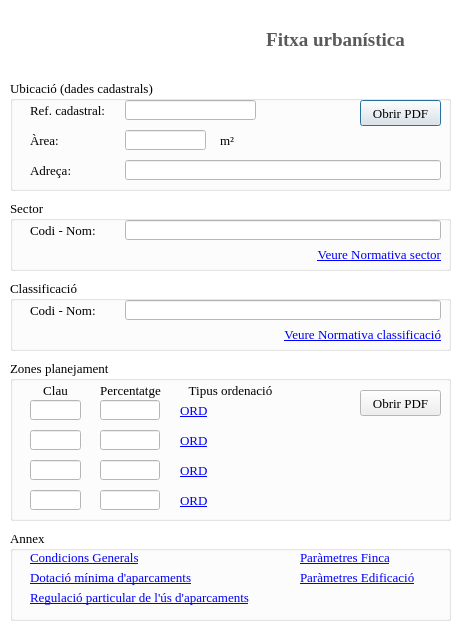
<?xml version="1.0" encoding="UTF-8"?>
<ui version="4.0">
 <class>dialogName</class>
 <widget class="QDialog" name="dialogName">
  <property name="windowModality">
   <enum>Qt::WindowModal</enum>
  </property>
  <property name="geometry">
   <rect>
    <x>0</x>
    <y>0</y>
    <width>464</width>
    <height>640</height>
   </rect>
  </property>
  <property name="sizePolicy">
   <sizepolicy hsizetype="Fixed" vsizetype="Fixed">
    <horstretch>0</horstretch>
    <verstretch>0</verstretch>
   </sizepolicy>
  </property>
  <property name="palette">
   <palette>
    <active>
     <colorrole role="Base">
      <brush brushstyle="SolidPattern">
       <color alpha="255">
        <red>255</red>
        <green>255</green>
        <blue>255</blue>
       </color>
      </brush>
     </colorrole>
     <colorrole role="Window">
      <brush brushstyle="SolidPattern">
       <color alpha="255">
        <red>255</red>
        <green>255</green>
        <blue>255</blue>
       </color>
      </brush>
     </colorrole>
    </active>
    <inactive>
     <colorrole role="Base">
      <brush brushstyle="SolidPattern">
       <color alpha="255">
        <red>255</red>
        <green>255</green>
        <blue>255</blue>
       </color>
      </brush>
     </colorrole>
     <colorrole role="Window">
      <brush brushstyle="SolidPattern">
       <color alpha="255">
        <red>255</red>
        <green>255</green>
        <blue>255</blue>
       </color>
      </brush>
     </colorrole>
    </inactive>
    <disabled>
     <colorrole role="Base">
      <brush brushstyle="SolidPattern">
       <color alpha="255">
        <red>255</red>
        <green>255</green>
        <blue>255</blue>
       </color>
      </brush>
     </colorrole>
     <colorrole role="Window">
      <brush brushstyle="SolidPattern">
       <color alpha="255">
        <red>255</red>
        <green>255</green>
        <blue>255</blue>
       </color>
      </brush>
     </colorrole>
    </disabled>
   </palette>
  </property>
  <property name="font">
   <font>
    <family>Georgia</family>
   </font>
  </property>
  <property name="windowTitle">
   <string>Sant Joan de Vilatorrada</string>
  </property>
  <property name="windowIcon">
   <iconset>
    <normaloff>../Imatges/Logos/ESC0701.png</normaloff>
    <normalon>../Imatges/Logos/ESC0701.png</normalon>
    <activeon>../Imatges/Logos/ESC0701.png</activeon>../Imatges/Logos/ESC0701.png</iconset>
  </property>
  <property name="windowOpacity">
   <double>10.000000000000000</double>
  </property>
  <property name="autoFillBackground">
   <bool>true</bool>
  </property>
  <property name="sizeGripEnabled">
   <bool>false</bool>
  </property>
  <property name="modal">
   <bool>true</bool>
  </property>
  <widget class="QLabel" name="lblTitle">
   <property name="geometry">
    <rect>
     <x>240</x>
     <y>15</y>
     <width>191</width>
     <height>50</height>
    </rect>
   </property>
   <property name="palette">
    <palette>
     <active>
      <colorrole role="WindowText">
       <brush brushstyle="SolidPattern">
        <color alpha="255">
         <red>90</red>
         <green>90</green>
         <blue>90</blue>
        </color>
       </brush>
      </colorrole>
      <colorrole role="Base">
       <brush brushstyle="SolidPattern">
        <color alpha="255">
         <red>255</red>
         <green>255</green>
         <blue>255</blue>
        </color>
       </brush>
      </colorrole>
      <colorrole role="Window">
       <brush brushstyle="SolidPattern">
        <color alpha="255">
         <red>255</red>
         <green>170</green>
         <blue>0</blue>
        </color>
       </brush>
      </colorrole>
      <colorrole role="AlternateBase">
       <brush brushstyle="SolidPattern">
        <color alpha="255">
         <red>85</red>
         <green>255</green>
         <blue>255</blue>
        </color>
       </brush>
      </colorrole>
      <colorrole role="NoRole">
       <brush brushstyle="SolidPattern">
        <color alpha="255">
         <red>255</red>
         <green>255</green>
         <blue>127</blue>
        </color>
       </brush>
      </colorrole>
     </active>
     <inactive>
      <colorrole role="WindowText">
       <brush brushstyle="SolidPattern">
        <color alpha="255">
         <red>90</red>
         <green>90</green>
         <blue>90</blue>
        </color>
       </brush>
      </colorrole>
      <colorrole role="Base">
       <brush brushstyle="SolidPattern">
        <color alpha="255">
         <red>255</red>
         <green>255</green>
         <blue>255</blue>
        </color>
       </brush>
      </colorrole>
      <colorrole role="Window">
       <brush brushstyle="SolidPattern">
        <color alpha="255">
         <red>255</red>
         <green>170</green>
         <blue>0</blue>
        </color>
       </brush>
      </colorrole>
      <colorrole role="AlternateBase">
       <brush brushstyle="SolidPattern">
        <color alpha="255">
         <red>85</red>
         <green>255</green>
         <blue>255</blue>
        </color>
       </brush>
      </colorrole>
      <colorrole role="NoRole">
       <brush brushstyle="SolidPattern">
        <color alpha="255">
         <red>255</red>
         <green>255</green>
         <blue>127</blue>
        </color>
       </brush>
      </colorrole>
     </inactive>
     <disabled>
      <colorrole role="WindowText">
       <brush brushstyle="SolidPattern">
        <color alpha="255">
         <red>120</red>
         <green>120</green>
         <blue>120</blue>
        </color>
       </brush>
      </colorrole>
      <colorrole role="Base">
       <brush brushstyle="SolidPattern">
        <color alpha="255">
         <red>255</red>
         <green>170</green>
         <blue>0</blue>
        </color>
       </brush>
      </colorrole>
      <colorrole role="Window">
       <brush brushstyle="SolidPattern">
        <color alpha="255">
         <red>255</red>
         <green>170</green>
         <blue>0</blue>
        </color>
       </brush>
      </colorrole>
      <colorrole role="AlternateBase">
       <brush brushstyle="SolidPattern">
        <color alpha="255">
         <red>85</red>
         <green>255</green>
         <blue>255</blue>
        </color>
       </brush>
      </colorrole>
      <colorrole role="NoRole">
       <brush brushstyle="SolidPattern">
        <color alpha="255">
         <red>255</red>
         <green>255</green>
         <blue>127</blue>
        </color>
       </brush>
      </colorrole>
     </disabled>
    </palette>
   </property>
   <property name="font">
    <font>
     <family>Georgia</family>
     <pointsize>14</pointsize>
     <weight>75</weight>
     <bold>true</bold>
    </font>
   </property>
   <property name="text">
    <string>Fitxa urbanística</string>
   </property>
   <property name="alignment">
    <set>Qt::AlignCenter</set>
   </property>
  </widget>
  <widget class="QGroupBox" name="gbUbicacio">
   <property name="geometry">
    <rect>
     <x>10</x>
     <y>80</y>
     <width>441</width>
     <height>111</height>
    </rect>
   </property>
   <property name="font">
    <font>
     <family>Georgia</family>
     <pointsize>10</pointsize>
    </font>
   </property>
   <property name="title">
    <string>Ubicació (dades cadastrals)</string>
   </property>
   <widget class="QPushButton" name="btnParcelaPdf">
    <property name="geometry">
     <rect>
      <x>350</x>
      <y>20</y>
      <width>81</width>
      <height>26</height>
     </rect>
    </property>
    <property name="text">
     <string>Obrir PDF</string>
    </property>
   </widget>
   <widget class="QLabel" name="label">
    <property name="geometry">
     <rect>
      <x>20</x>
      <y>20</y>
      <width>101</width>
      <height>21</height>
     </rect>
    </property>
    <property name="text">
     <string>Ref. cadastral:</string>
    </property>
   </widget>
   <widget class="QLabel" name="label_2">
    <property name="geometry">
     <rect>
      <x>20</x>
      <y>50</y>
      <width>101</width>
      <height>21</height>
     </rect>
    </property>
    <property name="text">
     <string>Àrea:</string>
    </property>
   </widget>
   <widget class="QLabel" name="label_3">
    <property name="geometry">
     <rect>
      <x>20</x>
      <y>80</y>
      <width>91</width>
      <height>21</height>
     </rect>
    </property>
    <property name="text">
     <string>Adreça:</string>
    </property>
   </widget>
   <widget class="QLineEdit" name="refcat">
    <property name="enabled">
     <bool>false</bool>
    </property>
    <property name="geometry">
     <rect>
      <x>115</x>
      <y>20</y>
      <width>131</width>
      <height>20</height>
     </rect>
    </property>
   </widget>
   <widget class="QLineEdit" name="area">
    <property name="enabled">
     <bool>false</bool>
    </property>
    <property name="geometry">
     <rect>
      <x>115</x>
      <y>50</y>
      <width>81</width>
      <height>20</height>
     </rect>
    </property>
   </widget>
   <widget class="QLabel" name="label_8">
    <property name="geometry">
     <rect>
      <x>210</x>
      <y>50</y>
      <width>31</width>
      <height>21</height>
     </rect>
    </property>
    <property name="text">
     <string>&lt;html&gt;&lt;head/&gt;&lt;body&gt;&lt;p&gt;m²&lt;/p&gt;&lt;/body&gt;&lt;/html&gt;</string>
    </property>
   </widget>
   <widget class="QLineEdit" name="txtAdreca">
    <property name="enabled">
     <bool>false</bool>
    </property>
    <property name="geometry">
     <rect>
      <x>115</x>
      <y>80</y>
      <width>316</width>
      <height>20</height>
     </rect>
    </property>
   </widget>
  </widget>
  <widget class="QGroupBox" name="gbZones">
   <property name="geometry">
    <rect>
     <x>10</x>
     <y>360</y>
     <width>441</width>
     <height>161</height>
    </rect>
   </property>
   <property name="font">
    <font>
     <family>Georgia</family>
     <pointsize>10</pointsize>
    </font>
   </property>
   <property name="title">
    <string>Zones planejament</string>
   </property>
   <widget class="QLabel" name="label_4">
    <property name="geometry">
     <rect>
      <x>20</x>
      <y>20</y>
      <width>51</width>
      <height>21</height>
     </rect>
    </property>
    <property name="text">
     <string>Clau</string>
    </property>
    <property name="alignment">
     <set>Qt::AlignCenter</set>
    </property>
   </widget>
   <widget class="QLabel" name="label_6">
    <property name="geometry">
     <rect>
      <x>160</x>
      <y>20</y>
      <width>121</width>
      <height>21</height>
     </rect>
    </property>
    <property name="text">
     <string>Tipus ordenació</string>
    </property>
    <property name="alignment">
     <set>Qt::AlignCenter</set>
    </property>
   </widget>
   <widget class="QLabel" name="label_7">
    <property name="geometry">
     <rect>
      <x>80</x>
      <y>20</y>
      <width>81</width>
      <height>21</height>
     </rect>
    </property>
    <property name="text">
     <string>Percentatge</string>
    </property>
    <property name="alignment">
     <set>Qt::AlignCenter</set>
    </property>
   </widget>
   <widget class="QLineEdit" name="txtClau_1">
    <property name="enabled">
     <bool>false</bool>
    </property>
    <property name="geometry">
     <rect>
      <x>20</x>
      <y>40</y>
      <width>51</width>
      <height>20</height>
     </rect>
    </property>
   </widget>
   <widget class="QLineEdit" name="txtPer_1">
    <property name="enabled">
     <bool>false</bool>
    </property>
    <property name="geometry">
     <rect>
      <x>90</x>
      <y>40</y>
      <width>60</width>
      <height>20</height>
     </rect>
    </property>
   </widget>
   <widget class="QPushButton" name="btnClauPdf_1">
    <property name="geometry">
     <rect>
      <x>350</x>
      <y>30</y>
      <width>81</width>
      <height>26</height>
     </rect>
    </property>
    <property name="text">
     <string>Obrir PDF</string>
    </property>
   </widget>
   <widget class="QLineEdit" name="txtClau_2">
    <property name="enabled">
     <bool>false</bool>
    </property>
    <property name="geometry">
     <rect>
      <x>20</x>
      <y>70</y>
      <width>51</width>
      <height>20</height>
     </rect>
    </property>
   </widget>
   <widget class="QLineEdit" name="txtClau_3">
    <property name="enabled">
     <bool>false</bool>
    </property>
    <property name="geometry">
     <rect>
      <x>20</x>
      <y>100</y>
      <width>51</width>
      <height>20</height>
     </rect>
    </property>
   </widget>
   <widget class="QLabel" name="lblOrd_1">
    <property name="geometry">
     <rect>
      <x>170</x>
      <y>40</y>
      <width>141</width>
      <height>21</height>
     </rect>
    </property>
    <property name="font">
     <font>
      <pointsize>10</pointsize>
      <underline>false</underline>
     </font>
    </property>
    <property name="cursor">
     <cursorShape>PointingHandCursor</cursorShape>
    </property>
    <property name="mouseTracking">
     <bool>true</bool>
    </property>
    <property name="focusPolicy">
     <enum>Qt::ClickFocus</enum>
    </property>
    <property name="text">
     <string>&lt;a href='condicions_generals.htm'&gt;ORD&lt;/a&gt;</string>
    </property>
   </widget>
   <widget class="QLineEdit" name="txtPer_2">
    <property name="enabled">
     <bool>false</bool>
    </property>
    <property name="geometry">
     <rect>
      <x>90</x>
      <y>70</y>
      <width>60</width>
      <height>20</height>
     </rect>
    </property>
   </widget>
   <widget class="QLineEdit" name="txtPer_3">
    <property name="enabled">
     <bool>false</bool>
    </property>
    <property name="geometry">
     <rect>
      <x>90</x>
      <y>100</y>
      <width>60</width>
      <height>20</height>
     </rect>
    </property>
   </widget>
   <widget class="QLabel" name="lblOrd_2">
    <property name="geometry">
     <rect>
      <x>170</x>
      <y>70</y>
      <width>161</width>
      <height>21</height>
     </rect>
    </property>
    <property name="font">
     <font>
      <pointsize>10</pointsize>
      <underline>false</underline>
     </font>
    </property>
    <property name="cursor">
     <cursorShape>PointingHandCursor</cursorShape>
    </property>
    <property name="mouseTracking">
     <bool>true</bool>
    </property>
    <property name="focusPolicy">
     <enum>Qt::ClickFocus</enum>
    </property>
    <property name="text">
     <string>&lt;a href='condicions_generals.htm'&gt;ORD&lt;/a&gt;</string>
    </property>
   </widget>
   <widget class="QLabel" name="lblOrd_3">
    <property name="geometry">
     <rect>
      <x>170</x>
      <y>100</y>
      <width>161</width>
      <height>21</height>
     </rect>
    </property>
    <property name="font">
     <font>
      <pointsize>10</pointsize>
      <underline>false</underline>
     </font>
    </property>
    <property name="cursor">
     <cursorShape>PointingHandCursor</cursorShape>
    </property>
    <property name="mouseTracking">
     <bool>true</bool>
    </property>
    <property name="focusPolicy">
     <enum>Qt::ClickFocus</enum>
    </property>
    <property name="text">
     <string>&lt;a href='condicions_generals.htm'&gt;ORD&lt;/a&gt;</string>
    </property>
   </widget>
   <widget class="QLineEdit" name="txtClau_4">
    <property name="enabled">
     <bool>false</bool>
    </property>
    <property name="geometry">
     <rect>
      <x>20</x>
      <y>130</y>
      <width>51</width>
      <height>20</height>
     </rect>
    </property>
   </widget>
   <widget class="QLineEdit" name="txtPer_4">
    <property name="enabled">
     <bool>false</bool>
    </property>
    <property name="geometry">
     <rect>
      <x>90</x>
      <y>130</y>
      <width>60</width>
      <height>20</height>
     </rect>
    </property>
   </widget>
   <widget class="QLabel" name="lblOrd_4">
    <property name="geometry">
     <rect>
      <x>170</x>
      <y>130</y>
      <width>161</width>
      <height>21</height>
     </rect>
    </property>
    <property name="font">
     <font>
      <pointsize>10</pointsize>
      <underline>false</underline>
     </font>
    </property>
    <property name="cursor">
     <cursorShape>PointingHandCursor</cursorShape>
    </property>
    <property name="mouseTracking">
     <bool>true</bool>
    </property>
    <property name="focusPolicy">
     <enum>Qt::ClickFocus</enum>
    </property>
    <property name="text">
     <string>&lt;a href='condicions_generals.htm'&gt;ORD&lt;/a&gt;</string>
    </property>
   </widget>
  </widget>
  <widget class="QGroupBox" name="gbAnnex">
   <property name="geometry">
    <rect>
     <x>10</x>
     <y>530</y>
     <width>441</width>
     <height>91</height>
    </rect>
   </property>
   <property name="font">
    <font>
     <family>Georgia</family>
     <pointsize>10</pointsize>
    </font>
   </property>
   <property name="title">
    <string>Annex</string>
   </property>
   <widget class="QLabel" name="lblCondGenerals">
    <property name="geometry">
     <rect>
      <x>20</x>
      <y>20</y>
      <width>131</width>
      <height>16</height>
     </rect>
    </property>
    <property name="font">
     <font>
      <pointsize>10</pointsize>
      <underline>false</underline>
     </font>
    </property>
    <property name="cursor">
     <cursorShape>PointingHandCursor</cursorShape>
    </property>
    <property name="mouseTracking">
     <bool>true</bool>
    </property>
    <property name="focusPolicy">
     <enum>Qt::ClickFocus</enum>
    </property>
    <property name="text">
     <string>&lt;a href='condicions_generals.htm'&gt;Condicions Generals&lt;/a&gt;</string>
    </property>
   </widget>
   <widget class="QLabel" name="lblParamFinca">
    <property name="geometry">
     <rect>
      <x>290</x>
      <y>20</y>
      <width>121</width>
      <height>16</height>
     </rect>
    </property>
    <property name="font">
     <font>
      <pointsize>10</pointsize>
      <underline>false</underline>
     </font>
    </property>
    <property name="cursor">
     <cursorShape>PointingHandCursor</cursorShape>
    </property>
    <property name="mouseTracking">
     <bool>true</bool>
    </property>
    <property name="focusPolicy">
     <enum>Qt::ClickFocus</enum>
    </property>
    <property name="text">
     <string>&lt;a href='param_finca.htm'&gt;Paràmetres Finca&lt;/a&gt;</string>
    </property>
   </widget>
   <widget class="QLabel" name="lblParamEdificacio">
    <property name="geometry">
     <rect>
      <x>290</x>
      <y>40</y>
      <width>141</width>
      <height>16</height>
     </rect>
    </property>
    <property name="font">
     <font>
      <pointsize>10</pointsize>
      <underline>false</underline>
     </font>
    </property>
    <property name="cursor">
     <cursorShape>PointingHandCursor</cursorShape>
    </property>
    <property name="mouseTracking">
     <bool>true</bool>
    </property>
    <property name="focusPolicy">
     <enum>Qt::ClickFocus</enum>
    </property>
    <property name="text">
     <string>&lt;a href='param_edificacio.htm'&gt;Paràmetres Edificació&lt;/a&gt;</string>
    </property>
   </widget>
   <widget class="QLabel" name="lblDotacioAparc">
    <property name="geometry">
     <rect>
      <x>20</x>
      <y>40</y>
      <width>201</width>
      <height>16</height>
     </rect>
    </property>
    <property name="font">
     <font>
      <pointsize>10</pointsize>
      <underline>false</underline>
     </font>
    </property>
    <property name="cursor">
     <cursorShape>PointingHandCursor</cursorShape>
    </property>
    <property name="mouseTracking">
     <bool>true</bool>
    </property>
    <property name="focusPolicy">
     <enum>Qt::ClickFocus</enum>
    </property>
    <property name="text">
     <string>&lt;a href='dotacio_aparcament.htm'&gt;Dotació mínima d'aparcaments&lt;/a&gt;</string>
    </property>
   </widget>
   <widget class="QLabel" name="lblRegulacioAparc">
    <property name="geometry">
     <rect>
      <x>20</x>
      <y>60</y>
      <width>271</width>
      <height>16</height>
     </rect>
    </property>
    <property name="font">
     <font>
      <pointsize>10</pointsize>
      <underline>false</underline>
     </font>
    </property>
    <property name="cursor">
     <cursorShape>PointingHandCursor</cursorShape>
    </property>
    <property name="mouseTracking">
     <bool>true</bool>
    </property>
    <property name="focusPolicy">
     <enum>Qt::ClickFocus</enum>
    </property>
    <property name="text">
     <string>&lt;a href='regulacio_aparcament.htm'&gt;Regulació particular de l'ús d'aparcaments&lt;/a&gt;</string>
    </property>
   </widget>
  </widget>
  <widget class="QLabel" name="label_5">
   <property name="geometry">
    <rect>
     <x>13</x>
     <y>15</y>
     <width>191</width>
     <height>50</height>
    </rect>
   </property>
   <property name="text">
    <string/>
   </property>
   <property name="pixmap">
    <pixmap>img/ESC0401.png</pixmap>
   </property>
   <property name="scaledContents">
    <bool>true</bool>
   </property>
  </widget>
  <widget class="QGroupBox" name="gbSector">
   <property name="geometry">
    <rect>
     <x>10</x>
     <y>200</y>
     <width>441</width>
     <height>71</height>
    </rect>
   </property>
   <property name="font">
    <font>
     <pointsize>10</pointsize>
    </font>
   </property>
   <property name="title">
    <string>Sector</string>
   </property>
   <widget class="QLineEdit" name="txtSector">
    <property name="enabled">
     <bool>false</bool>
    </property>
    <property name="geometry">
     <rect>
      <x>115</x>
      <y>20</y>
      <width>316</width>
      <height>20</height>
     </rect>
    </property>
    <property name="font">
     <font>
      <pointsize>9</pointsize>
     </font>
    </property>
   </widget>
   <widget class="QLabel" name="lblSector">
    <property name="geometry">
     <rect>
      <x>250</x>
      <y>45</y>
      <width>181</width>
      <height>20</height>
     </rect>
    </property>
    <property name="font">
     <font>
      <pointsize>10</pointsize>
      <underline>false</underline>
     </font>
    </property>
    <property name="cursor">
     <cursorShape>PointingHandCursor</cursorShape>
    </property>
    <property name="mouseTracking">
     <bool>true</bool>
    </property>
    <property name="focusPolicy">
     <enum>Qt::ClickFocus</enum>
    </property>
    <property name="text">
     <string>&lt;a href='condicions_generals.htm'&gt;Veure Normativa sector&lt;/a&gt;</string>
    </property>
    <property name="alignment">
     <set>Qt::AlignRight|Qt::AlignTrailing|Qt::AlignVCenter</set>
    </property>
   </widget>
   <widget class="QLabel" name="label_9">
    <property name="geometry">
     <rect>
      <x>20</x>
      <y>20</y>
      <width>91</width>
      <height>21</height>
     </rect>
    </property>
    <property name="text">
     <string>Codi - Nom:</string>
    </property>
   </widget>
  </widget>
  <widget class="QGroupBox" name="gbClass">
   <property name="geometry">
    <rect>
     <x>10</x>
     <y>280</y>
     <width>441</width>
     <height>71</height>
    </rect>
   </property>
   <property name="font">
    <font>
     <pointsize>10</pointsize>
    </font>
   </property>
   <property name="title">
    <string>Classificació</string>
   </property>
   <widget class="QLineEdit" name="txtClass">
    <property name="enabled">
     <bool>false</bool>
    </property>
    <property name="geometry">
     <rect>
      <x>115</x>
      <y>20</y>
      <width>316</width>
      <height>20</height>
     </rect>
    </property>
    <property name="font">
     <font>
      <pointsize>9</pointsize>
     </font>
    </property>
   </widget>
   <widget class="QLabel" name="lblClass">
    <property name="geometry">
     <rect>
      <x>210</x>
      <y>45</y>
      <width>221</width>
      <height>20</height>
     </rect>
    </property>
    <property name="font">
     <font>
      <pointsize>10</pointsize>
      <underline>false</underline>
     </font>
    </property>
    <property name="cursor">
     <cursorShape>PointingHandCursor</cursorShape>
    </property>
    <property name="mouseTracking">
     <bool>true</bool>
    </property>
    <property name="focusPolicy">
     <enum>Qt::ClickFocus</enum>
    </property>
    <property name="text">
     <string>&lt;a href='condicions_generals.htm'&gt;Veure Normativa classificació&lt;/a&gt;</string>
    </property>
    <property name="alignment">
     <set>Qt::AlignRight|Qt::AlignTrailing|Qt::AlignVCenter</set>
    </property>
   </widget>
   <widget class="QLabel" name="label_11">
    <property name="geometry">
     <rect>
      <x>20</x>
      <y>20</y>
      <width>91</width>
      <height>21</height>
     </rect>
    </property>
    <property name="text">
     <string>Codi - Nom:</string>
    </property>
   </widget>
  </widget>
 </widget>
 <resources/>
 <connections/>
</ui>
